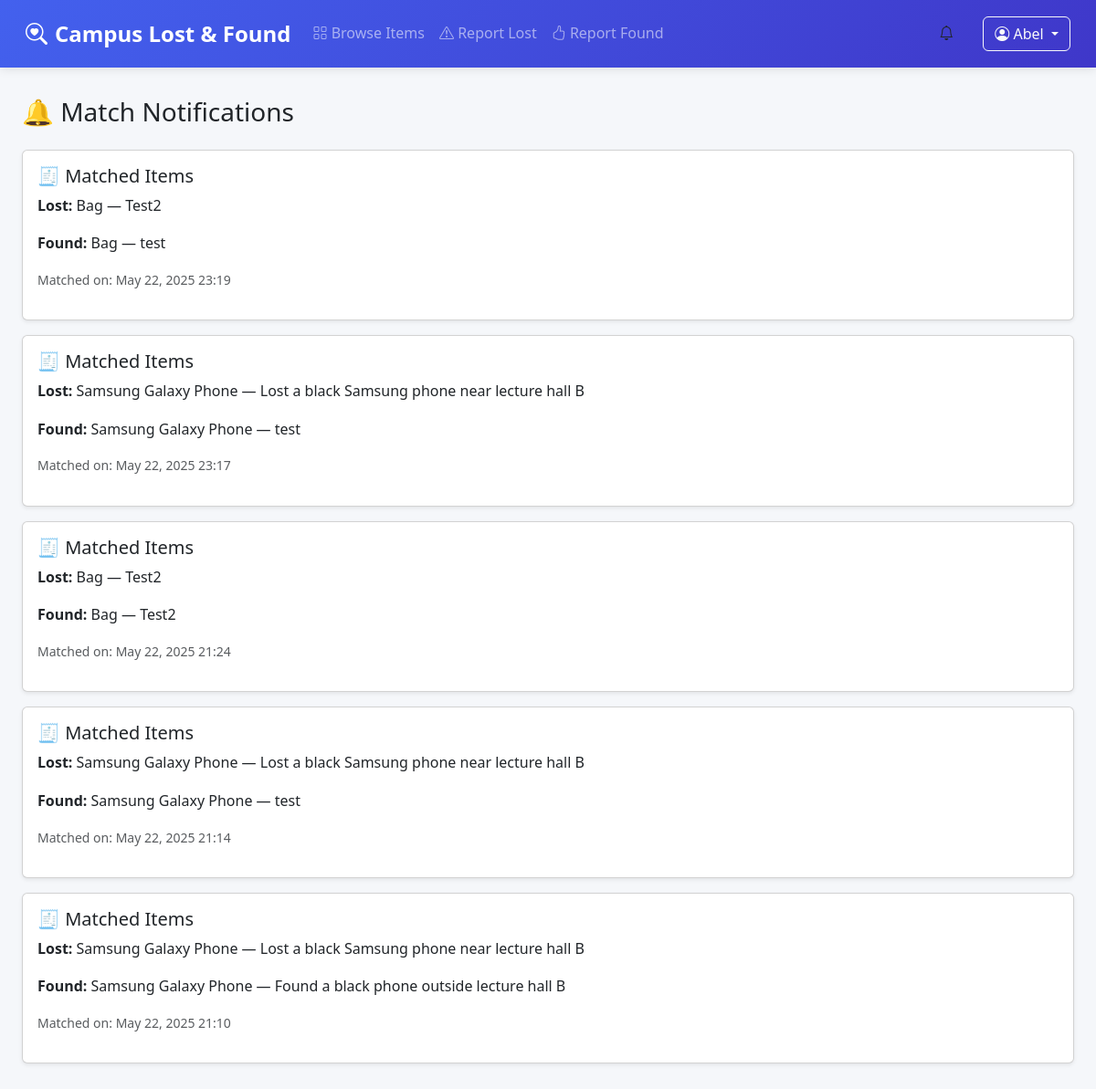
The app's page /notifications/ (signed in), older data.
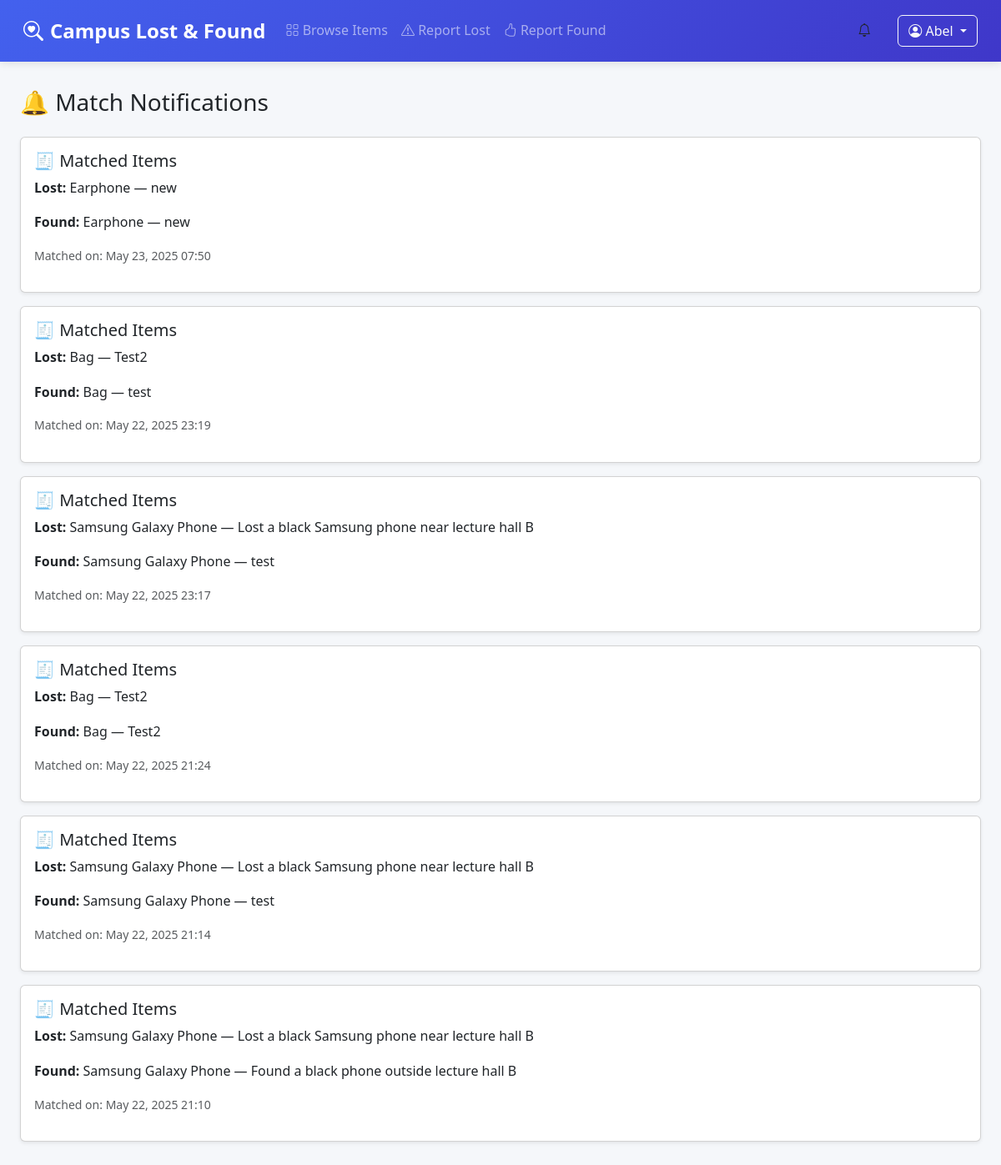
The same page, newer data.
### core/models.py (models this page shows, shortened)
class Match(models.Model):
    lost_item = models.ForeignKey(LostItem, on_delete=models.CASCADE)
    found_item = models.ForeignKey(FoundItem, on_delete=models.CASCADE)
    timestamp = models.DateTimeField(auto_now_add=True)

class LostItem(models.Model):
    user = models.ForeignKey(User, on_delete=models.CASCADE)
    title = models.CharField(max_length=100)
    description = models.TextField()
    date_lost = models.DateField()
    location = models.CharField(max_length=100)
    contact_info = models.CharField(max_length=100)
    timestamp = models.DateTimeField(auto_now_add=True)

class FoundItem(models.Model):
    user = models.ForeignKey(User, on_delete=models.CASCADE)
    title = models.CharField(max_length=100)
    description = models.TextField()
    photo = models.ImageField(upload_to='found_photos/')
    location = models.CharField(max_length=100)
    timestamp = models.DateTimeField(auto_now_add=True)

### core/views.py (the view)
@login_required
def notification_page(request):
    matches = Match.objects.filter(
        models.Q(lost_item__user=request.user) |
        models.Q(found_item__user=request.user)
    ).order_by('-timestamp')
    return render(request, 'core/notifications.html', {
        'matches': matches
    })

### core/templates/core/notifications.html
{% extends 'base.html' %}
{% block content %}
<h3 class="mb-4">🔔 Match Notifications</h3>
{% if matches %}
  {% for match in matches %}
    <div class="card mb-3 shadow-sm">
      <div class="card-body">
        <h5 class="card-title">🧾 Matched Items</h5>
        <p><strong>Lost:</strong> {{ match.lost_item.title }} — {{ match.lost_item.description }}</p>
        <p><strong>Found:</strong> {{ match.found_item.title }} — {{ match.found_item.description }}</p>
        <p class="small text-muted">Matched on: {{ match.timestamp|date:"M d, Y H:i" }}</p>
      </div>
    </div>
  {% endfor %}
{% else %}
  <p class="text-muted">No matched items yet.</p>
{% endif %}
{% endblock %}

Row changes from the older to the newer data that the page shows:
added Match: lost_item "Earphone", lost_item.description "new", found_item "Earphone", found_item.description "new", timestamp "May 23, 2025 07:50"
